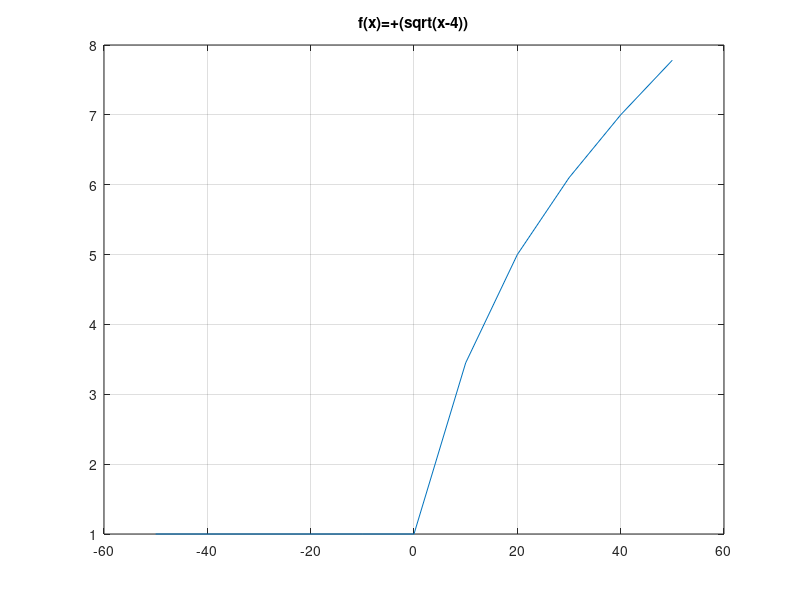

This figure's MATLAB source:
% Octave Script
% Title       :Funciones reales
% Description :Script que grafique funciones reales
% Author      :Astrit Lariza Garcia Castillo (LarizaG)
% Date        : 28102021
% Version     :1
% Usage       :octave> /path/Funcion1
% Notes       :Requiere octave para usar su linea de comandos

clear
% Funcion real numero 1
% Rango de la funcion
x=-50:10:50;
% Regla de correspondencia (funcion)
fx= 1+(sqrt(x-4))
% Funcion a plotear
plot(x, fx)
grid on;
title (["f(x)=+(sqrt(x-4))"]);
